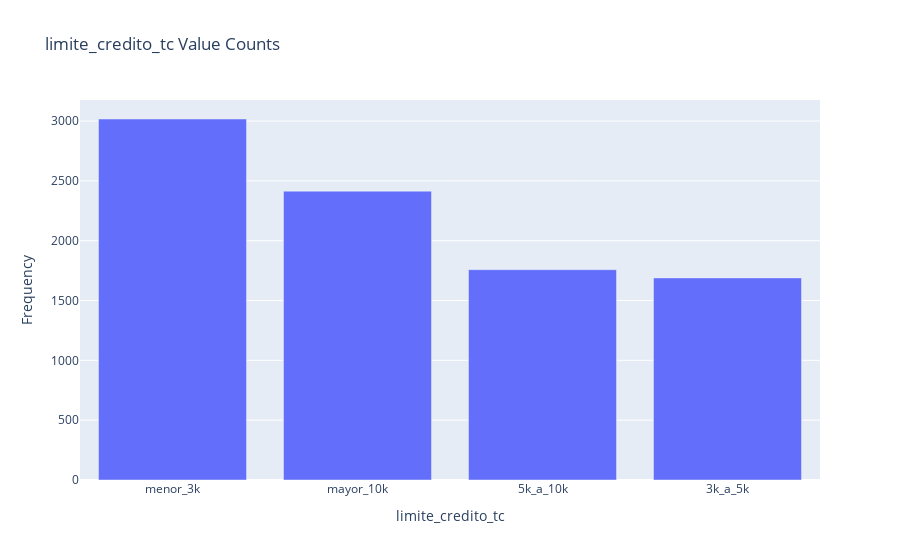

The notebook cell saved with this chart:
### Code cell
# DISCLAIMER: 'df' refers to the data you passed in when calling 'dtale.show'

import numpy as np
import pandas as pd
import plotly.graph_objs as go

if isinstance(df, (pd.DatetimeIndex, pd.MultiIndex)):
	df = df.to_frame(index=False)

# remove any pre-existing indices for ease of use in the D-Tale code, but this is not required
df = df.reset_index().drop('index', axis=1, errors='ignore')
df.columns = [str(c) for c in df.columns]  # update columns to strings in case they are numbers

s = df[~pd.isnull(df['limite_credito_tc'])]['limite_credito_tc']
chart = pd.value_counts(s).to_frame(name='data')
chart['percent'] = (chart['data'] / chart['data'].sum()) * 100
chart.index.name = 'labels'
chart = chart.reset_index().sort_values(['data', 'labels'], ascending=[False, True])
chart = chart[:100]
charts = [go.Bar(x=chart['labels'].values, y=chart['data'].values, name='Frequency')]
figure = go.Figure(data=charts, layout=go.Layout({
    'barmode': 'group',
    'legend': {'orientation': 'h'},
    'title': {'text': 'limite_credito_tc Value Counts'},
    'xaxis': {'title': {'text': 'limite_credito_tc'}},
    'yaxis': {'title': {'text': 'Frequency'}}
}))

# If you're having trouble viewing your chart in your notebook try passing your 'chart' into this snippet:
#
# from plotly.offline import iplot, init_notebook_mode
#
# init_notebook_mode(connected=True)
# for chart in charts:
#     chart.pop('id', None) # for some reason iplot does not like 'id'
# iplot(figure)
figure

### Figure 1 — Plotly figure (JSON) as saved in the notebook; plotly's stock layout.template omitted (floating-point values rounded to 4 significant figures)
{"data": [{"name": "Frequency", "type": "bar", "x": ["menor_3k", "mayor_10k", "5k_a_10k", "3k_a_5k"], "y": [3017, 2414, 1758, 1689]}], "layout": {"barmode": "group", "legend": {"orientation": "h"}, "title": {"text": "limite_credito_tc Value Counts"}, "xaxis": {"title": {"text": "limite_credito_tc"}}, "yaxis": {"title": {"text": "Frequency"}}}}
